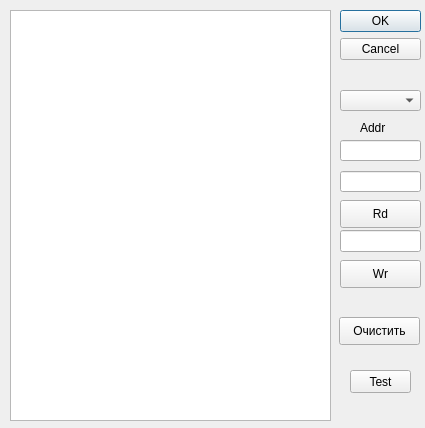
<?xml version="1.0" encoding="UTF-8"?>
<ui version="4.0">
 <class>Dial_debug</class>
 <widget class="QDialog" name="Dial_debug">
  <property name="geometry">
   <rect>
    <x>0</x>
    <y>0</y>
    <width>425</width>
    <height>428</height>
   </rect>
  </property>
  <property name="font">
   <font>
    <pointsize>9</pointsize>
   </font>
  </property>
  <property name="windowTitle">
   <string>Dial_debug</string>
  </property>
  <widget class="QDialogButtonBox" name="buttonBox">
   <property name="geometry">
    <rect>
     <x>340</x>
     <y>10</y>
     <width>81</width>
     <height>61</height>
    </rect>
   </property>
   <property name="orientation">
    <enum>Qt::Vertical</enum>
   </property>
   <property name="standardButtons">
    <set>QDialogButtonBox::Cancel|QDialogButtonBox::Ok</set>
   </property>
  </widget>
  <widget class="QLineEdit" name="lineEdit_addr">
   <property name="geometry">
    <rect>
     <x>340</x>
     <y>140</y>
     <width>81</width>
     <height>21</height>
    </rect>
   </property>
   <property name="font">
    <font>
     <pointsize>10</pointsize>
    </font>
   </property>
  </widget>
  <widget class="QLabel" name="label">
   <property name="geometry">
    <rect>
     <x>360</x>
     <y>120</y>
     <width>41</width>
     <height>16</height>
    </rect>
   </property>
   <property name="text">
    <string>Addr</string>
   </property>
  </widget>
  <widget class="QLineEdit" name="lineEdit_wr_dat">
   <property name="geometry">
    <rect>
     <x>340</x>
     <y>230</y>
     <width>81</width>
     <height>22</height>
    </rect>
   </property>
  </widget>
  <widget class="QPushButton" name="pushButt_wr">
   <property name="geometry">
    <rect>
     <x>340</x>
     <y>260</y>
     <width>81</width>
     <height>28</height>
    </rect>
   </property>
   <property name="text">
    <string>Wr</string>
   </property>
  </widget>
  <widget class="QPushButton" name="pushButton">
   <property name="geometry">
    <rect>
     <x>340</x>
     <y>200</y>
     <width>81</width>
     <height>28</height>
    </rect>
   </property>
   <property name="text">
    <string>Rd</string>
   </property>
  </widget>
  <widget class="QLineEdit" name="lineEdit_count">
   <property name="geometry">
    <rect>
     <x>340</x>
     <y>171</y>
     <width>81</width>
     <height>21</height>
    </rect>
   </property>
  </widget>
  <widget class="QTextEdit" name="textEdit_rd_dat">
   <property name="geometry">
    <rect>
     <x>10</x>
     <y>10</y>
     <width>321</width>
     <height>411</height>
    </rect>
   </property>
   <property name="font">
    <font>
     <pointsize>10</pointsize>
    </font>
   </property>
  </widget>
  <widget class="QComboBox" name="comboBox_rej">
   <property name="geometry">
    <rect>
     <x>340</x>
     <y>90</y>
     <width>81</width>
     <height>21</height>
    </rect>
   </property>
   <property name="font">
    <font>
     <pointsize>10</pointsize>
    </font>
   </property>
  </widget>
  <widget class="QPushButton" name="pushButton_clear">
   <property name="geometry">
    <rect>
     <x>339</x>
     <y>317</y>
     <width>81</width>
     <height>28</height>
    </rect>
   </property>
   <property name="text">
    <string>Очистить</string>
   </property>
  </widget>
  <widget class="QPushButton" name="pushButton_test">
   <property name="geometry">
    <rect>
     <x>350</x>
     <y>370</y>
     <width>61</width>
     <height>23</height>
    </rect>
   </property>
   <property name="text">
    <string>Test</string>
   </property>
  </widget>
 </widget>
 <resources/>
 <connections>
  <connection>
   <sender>buttonBox</sender>
   <signal>accepted()</signal>
   <receiver>Dial_debug</receiver>
   <slot>accept()</slot>
   <hints>
    <hint type="sourcelabel">
     <x>340</x>
     <y>70</y>
    </hint>
    <hint type="destinationlabel">
     <x>157</x>
     <y>274</y>
    </hint>
   </hints>
  </connection>
  <connection>
   <sender>buttonBox</sender>
   <signal>rejected()</signal>
   <receiver>Dial_debug</receiver>
   <slot>reject()</slot>
   <hints>
    <hint type="sourcelabel">
     <x>366</x>
     <y>70</y>
    </hint>
    <hint type="destinationlabel">
     <x>286</x>
     <y>274</y>
    </hint>
   </hints>
  </connection>
  <connection>
   <sender>pushButton</sender>
   <signal>clicked()</signal>
   <receiver>Dial_debug</receiver>
   <slot>slot_butt_rd()</slot>
   <hints>
    <hint type="sourcelabel">
     <x>410</x>
     <y>175</y>
    </hint>
    <hint type="destinationlabel">
     <x>421</x>
     <y>191</y>
    </hint>
   </hints>
  </connection>
  <connection>
   <sender>pushButt_wr</sender>
   <signal>clicked()</signal>
   <receiver>Dial_debug</receiver>
   <slot>slot_butt_wr()</slot>
   <hints>
    <hint type="sourcelabel">
     <x>402</x>
     <y>233</y>
    </hint>
    <hint type="destinationlabel">
     <x>420</x>
     <y>258</y>
    </hint>
   </hints>
  </connection>
  <connection>
   <sender>pushButton_clear</sender>
   <signal>clicked()</signal>
   <receiver>Dial_debug</receiver>
   <slot>clear_textEdit()</slot>
   <hints>
    <hint type="sourcelabel">
     <x>384</x>
     <y>330</y>
    </hint>
    <hint type="destinationlabel">
     <x>426</x>
     <y>367</y>
    </hint>
   </hints>
  </connection>
 </connections>
 <slots>
  <slot>slot_butt_rd()</slot>
  <slot>slot_butt_wr()</slot>
  <slot>clear_textEdit()</slot>
 </slots>
</ui>
